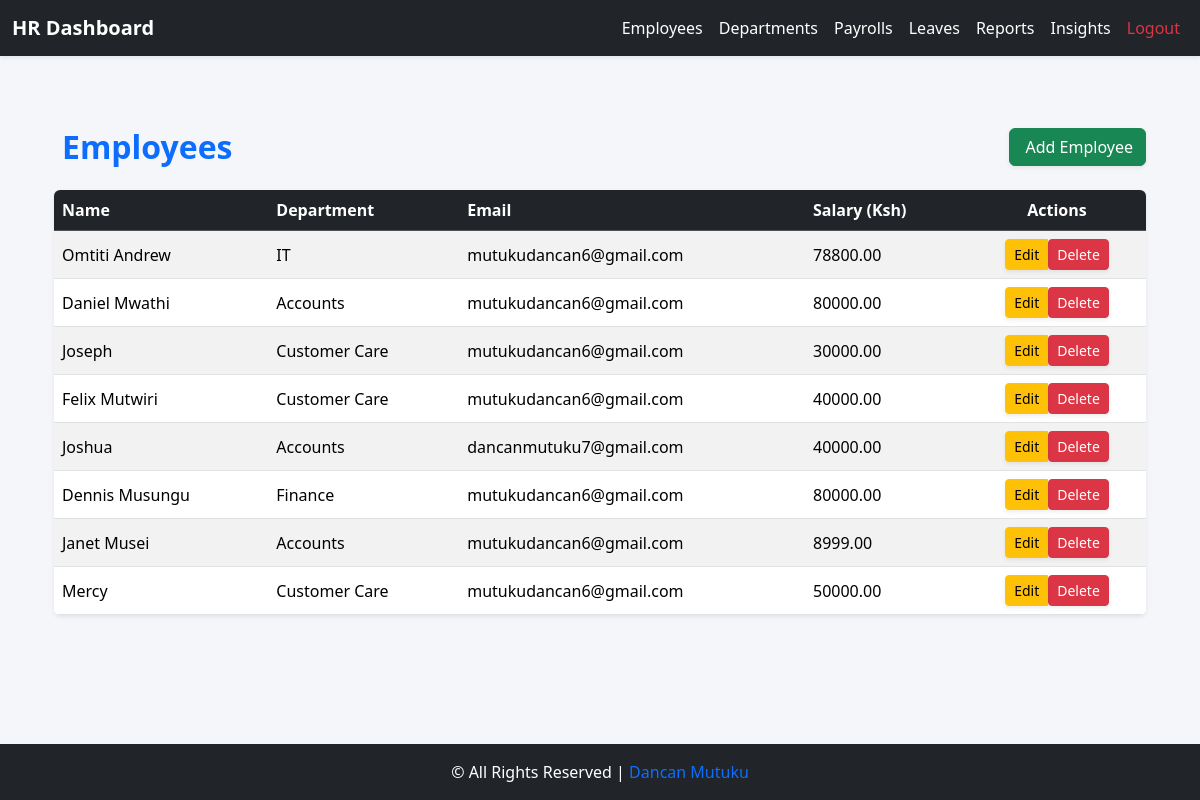
/employee/hr/employees/ (signed in), run on an earlier commit of the app's database.
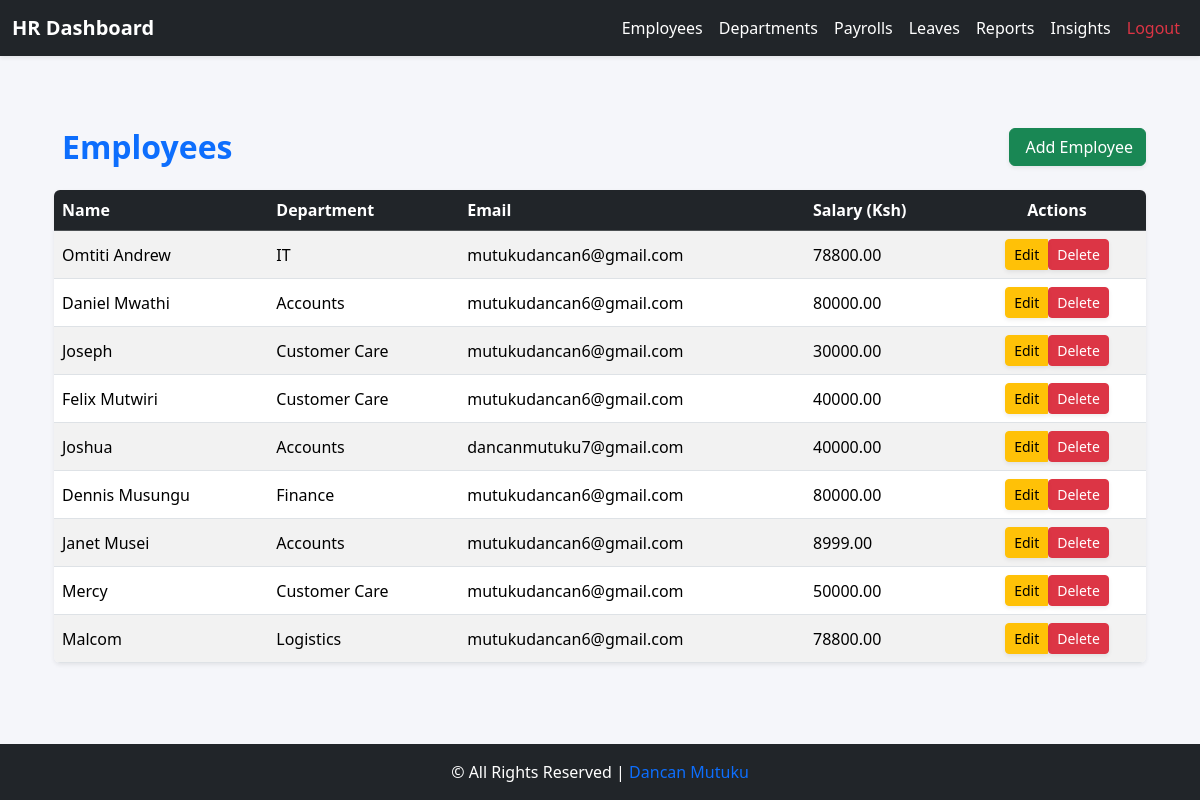
And on a later commit of the database.
### core/models.py (models this page shows, shortened)
class Employee(models.Model):
    GENDER_CHOICES = (
        ("M", "Male"),
        ("F", "Female"),
    )
    user = models.OneToOneField(User, on_delete=models.CASCADE, related_name='employee_profile')
    employee_id = models.CharField(max_length=20, unique=True, blank=True, null=True)
    contact = models.CharField(max_length=20, blank=True)
    dob = models.DateField(null=True, blank=True)
    gender = models.CharField(max_length=1, choices=GENDER_CHOICES, blank=True)
    address = models.TextField(blank=True)
    job_title = models.CharField(max_length=100, blank=True)
    department = models.ForeignKey('Department', on_delete=models.SET_NULL, null=True, blank=True)
    hire_date = models.DateField(null=True, blank=True)
    is_active_employee = models.BooleanField(default=True)
    salary = models.DecimalField(
        max_digits=10, decimal_places=2, default=0, validators=[MinValueValidator(0)]
    )
    profile_picture = models.ImageField(upload_to="profiles/", blank=True, null=True)
    emergency_contact_name = models.CharField(max_length=100, blank=True, null=True)
    emergency_contact_phone = models.CharField(max_length=20, blank=True, null=True)
    annual_leave_balance = models.PositiveIntegerField(default=20)
    sick_leave_balance = models.PositiveIntegerField(default=10)
    contract_start = models.DateField(null=True, blank=True)
    contract_end = models.DateField(null=True, blank=True)

class Department(models.Model):
    name = models.CharField(max_length=100)
    description = models.TextField(blank=True)

### core/views.py (the view)
# urls.py: path("hr/employees/", views.hr_employee_list, name="hr_employee_list"),
@login_required
@group_required('HR')
def hr_employee_list(request):
    employees = Employee.objects.select_related('user', 'department').all()
    return render(request, 'hr/hr_employee_list.html', {'employees': employees})

### core/views.py (called while the page is built)
def group_required(group_name):
    def check(user):
        return user.is_superuser or user.groups.filter(name=group_name).exists()
    return user_passes_test(check)

### core/templates/hr/hr_employee_list.html (shortened to what this page needs)
{% extends "base_hr.html" %}
{% block content %}
<div class="container mt-5">
    <div class="d-flex justify-content-between align-items-center mb-4">
        <h2 class="fw-bold text-primary mb-0">
             Employees
        </h2>
        <a href="{% url 'hr_employee_create' %}" class="btn btn-success shadow-sm">
             Add Employee
        </a>
    </div>
    {% if employees %}
    <div class="table-responsive shadow-sm rounded">
        <table class="table table-striped table-hover align-middle mb-0">
            <thead class="table-dark">
                <tr>
                    <th scope="col">Name</th>
                    <th scope="col">Department</th>
                    <th scope="col">Email</th>
                    <th scope="col">Salary (Ksh)</th>
                    <th scope="col" class="text-center">Actions</th>
                </tr>
            </thead>
            <tbody>
                {% for emp in employees %}
                <tr>
                    <td>{{ emp.user.get_full_name|default:emp.user.username }}</td>
                    <td>{{ emp.department.name|default:"N/A" }}</td>
                    <td>{{ emp.user.email }}</td>
                    <td>{{ emp.salary|floatformat:2 }}</td>
                    <td class="text-center">
                        <div class="btn-group" role="group">
                            <a href="{% url 'hr_employee_edit' emp.pk %}"
                               class="btn btn-sm btn-warning shadow-sm">
                                 Edit
                            </a>
                            <form action="{% url 'hr_employee_delete' emp.pk %}"
                                  method="post" class="d-inline">
                                <button type="submit" class="btn btn-sm btn-danger shadow-sm"
                                        onclick="return confirm('Are you sure you want to delete this employee?');">
                                     Delete
                                </button>
                            </form>
                        </div>
                    </td>
                </tr>
                {% endfor %}
            </tbody>
        </table>
    </div>
    {% else %}
    <div class="alert alert-info text-center shadow-sm mt-4">
        <i class="bi bi-info-circle me-2"></i> No employees found.
    </div>
    {% endif %}
</div>
{% endblock %}

What changed in the data, as far as the page shows it:
added Employee: user.get_full_name "Malcom", department.name "Logistics", user.email "mutukudancan6@gmail.com", salary "78800.00"
